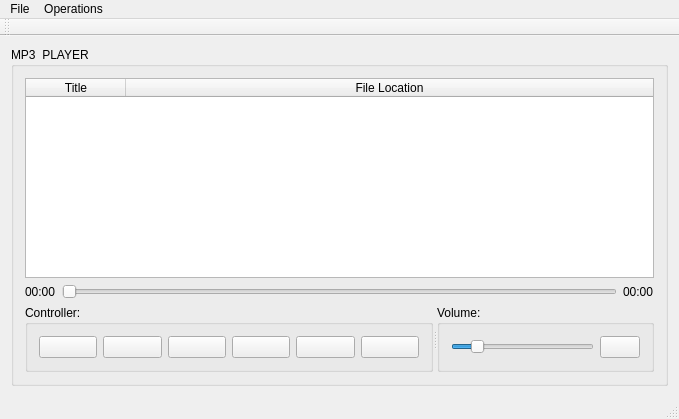
<?xml version="1.0" encoding="UTF-8"?>
<ui version="4.0">
 <class>MainWindow</class>
 <widget class="QMainWindow" name="MainWindow">
  <property name="windowModality">
   <enum>Qt::ApplicationModal</enum>
  </property>
  <property name="geometry">
   <rect>
    <x>0</x>
    <y>0</y>
    <width>679</width>
    <height>419</height>
   </rect>
  </property>
  <property name="windowTitle">
   <string>MP3 Player</string>
  </property>
  <property name="windowIcon">
   <iconset resource="resources.qrc">
    <normaloff>:/Icons/icons/Audio Wave-24.png</normaloff>:/Icons/icons/Audio Wave-24.png</iconset>
  </property>
  <widget class="QWidget" name="centralWidget">
   <layout class="QVBoxLayout" name="verticalLayout">
    <item>
     <widget class="QGroupBox" name="groupBox">
      <property name="title">
       <string>MP3  PLAYER</string>
      </property>
      <layout class="QVBoxLayout" name="verticalLayout_2">
       <item>
        <widget class="QTableWidget" name="TablePlayList">
         <property name="font">
          <font>
           <pointsize>8</pointsize>
          </font>
         </property>
         <property name="contextMenuPolicy">
          <enum>Qt::CustomContextMenu</enum>
         </property>
         <property name="sizeAdjustPolicy">
          <enum>QAbstractScrollArea::AdjustToContents</enum>
         </property>
         <property name="dragDropMode">
          <enum>QAbstractItemView::DragDrop</enum>
         </property>
         <property name="alternatingRowColors">
          <bool>true</bool>
         </property>
         <property name="selectionMode">
          <enum>QAbstractItemView::SingleSelection</enum>
         </property>
         <property name="selectionBehavior">
          <enum>QAbstractItemView::SelectRows</enum>
         </property>
         <property name="gridStyle">
          <enum>Qt::SolidLine</enum>
         </property>
         <property name="sortingEnabled">
          <bool>true</bool>
         </property>
         <property name="wordWrap">
          <bool>true</bool>
         </property>
         <property name="cornerButtonEnabled">
          <bool>false</bool>
         </property>
         <property name="rowCount">
          <number>0</number>
         </property>
         <property name="columnCount">
          <number>2</number>
         </property>
         <attribute name="horizontalHeaderStretchLastSection">
          <bool>true</bool>
         </attribute>
         <column>
          <property name="text">
           <string>Title</string>
          </property>
          <property name="font">
           <font>
            <pointsize>9</pointsize>
            <bold>false</bold>
           </font>
          </property>
         </column>
         <column>
          <property name="text">
           <string>File Location</string>
          </property>
          <property name="font">
           <font>
            <pointsize>9</pointsize>
           </font>
          </property>
         </column>
        </widget>
       </item>
       <item>
        <layout class="QHBoxLayout" name="horizontalLayout_3">
         <item>
          <widget class="QLabel" name="lblTimeElsp">
           <property name="text">
            <string>00:00</string>
           </property>
          </widget>
         </item>
         <item>
          <widget class="QSlider" name="SeekSlider">
           <property name="maximum">
            <number>100</number>
           </property>
           <property name="orientation">
            <enum>Qt::Horizontal</enum>
           </property>
          </widget>
         </item>
         <item>
          <widget class="QLabel" name="lblTimeRemaining">
           <property name="text">
            <string>00:00</string>
           </property>
          </widget>
         </item>
        </layout>
       </item>
       <item>
        <widget class="QSplitter" name="splitter">
         <property name="orientation">
          <enum>Qt::Horizontal</enum>
         </property>
         <widget class="QGroupBox" name="groupBox_3">
          <property name="title">
           <string>Controller:</string>
          </property>
          <layout class="QHBoxLayout" name="horizontalLayout_2">
           <item>
            <widget class="QPushButton" name="btnShuffel">
             <property name="text">
              <string/>
             </property>
             <property name="icon">
              <iconset resource="resources.qrc">
               <normaloff>:/Icons/icons/Shuffle-32.png</normaloff>:/Icons/icons/Shuffle-32.png</iconset>
             </property>
             <property name="iconSize">
              <size>
               <width>18</width>
               <height>18</height>
              </size>
             </property>
             <property name="checkable">
              <bool>true</bool>
             </property>
            </widget>
           </item>
           <item>
            <widget class="QPushButton" name="btnPrev">
             <property name="text">
              <string/>
             </property>
             <property name="icon">
              <iconset resource="resources.qrc">
               <normaloff>:/Icons/icons/Fast Backward-32.png</normaloff>:/Icons/icons/Fast Backward-32.png</iconset>
             </property>
             <property name="iconSize">
              <size>
               <width>18</width>
               <height>18</height>
              </size>
             </property>
            </widget>
           </item>
           <item>
            <widget class="QPushButton" name="btnPlay">
             <property name="text">
              <string/>
             </property>
             <property name="icon">
              <iconset resource="resources.qrc">
               <normaloff>:/Icons/icons/Play-32.png</normaloff>:/Icons/icons/Play-32.png</iconset>
             </property>
             <property name="iconSize">
              <size>
               <width>18</width>
               <height>18</height>
              </size>
             </property>
            </widget>
           </item>
           <item>
            <widget class="QPushButton" name="btnStop">
             <property name="text">
              <string/>
             </property>
             <property name="icon">
              <iconset resource="resources.qrc">
               <normaloff>:/Icons/icons/Stop-24.png</normaloff>:/Icons/icons/Stop-24.png</iconset>
             </property>
             <property name="iconSize">
              <size>
               <width>18</width>
               <height>18</height>
              </size>
             </property>
            </widget>
           </item>
           <item>
            <widget class="QPushButton" name="btnNext">
             <property name="text">
              <string/>
             </property>
             <property name="icon">
              <iconset resource="resources.qrc">
               <normaloff>:/Icons/icons/Fast Forward-32.png</normaloff>:/Icons/icons/Fast Forward-32.png</iconset>
             </property>
             <property name="iconSize">
              <size>
               <width>18</width>
               <height>18</height>
              </size>
             </property>
            </widget>
           </item>
           <item>
            <widget class="QPushButton" name="btnRepeat">
             <property name="text">
              <string/>
             </property>
             <property name="icon">
              <iconset resource="resources.qrc">
               <normaloff>:/Icons/icons/Repeat-32.png</normaloff>:/Icons/icons/Repeat-32.png</iconset>
             </property>
             <property name="iconSize">
              <size>
               <width>18</width>
               <height>18</height>
              </size>
             </property>
             <property name="checkable">
              <bool>true</bool>
             </property>
             <property name="checked">
              <bool>false</bool>
             </property>
            </widget>
           </item>
          </layout>
         </widget>
         <widget class="QGroupBox" name="groupBox_2">
          <property name="title">
           <string>Volume:</string>
          </property>
          <layout class="QHBoxLayout" name="horizontalLayout">
           <item>
            <widget class="QSlider" name="VolumeSlider">
             <property name="maximum">
              <number>100</number>
             </property>
             <property name="value">
              <number>15</number>
             </property>
             <property name="orientation">
              <enum>Qt::Horizontal</enum>
             </property>
            </widget>
           </item>
           <item>
            <widget class="QPushButton" name="btnMute">
             <property name="text">
              <string/>
             </property>
             <property name="icon">
              <iconset resource="resources.qrc">
               <normaloff>:/Icons/icons/Mute-32.png</normaloff>:/Icons/icons/Mute-32.png</iconset>
             </property>
             <property name="iconSize">
              <size>
               <width>16</width>
               <height>16</height>
              </size>
             </property>
             <property name="checkable">
              <bool>true</bool>
             </property>
             <property name="autoRepeat">
              <bool>false</bool>
             </property>
             <property name="flat">
              <bool>false</bool>
             </property>
            </widget>
           </item>
          </layout>
         </widget>
        </widget>
       </item>
      </layout>
     </widget>
    </item>
   </layout>
  </widget>
  <widget class="QToolBar" name="mainToolBar">
   <attribute name="toolBarArea">
    <enum>TopToolBarArea</enum>
   </attribute>
   <attribute name="toolBarBreak">
    <bool>false</bool>
   </attribute>
  </widget>
  <widget class="QStatusBar" name="statusBar"/>
  <widget class="QMenuBar" name="menuBar">
   <property name="geometry">
    <rect>
     <x>0</x>
     <y>0</y>
     <width>679</width>
     <height>21</height>
    </rect>
   </property>
   <widget class="QMenu" name="menuFile">
    <property name="title">
     <string>File</string>
    </property>
    <addaction name="actionAdd_dir"/>
    <addaction name="actionAdd_Files"/>
   </widget>
   <widget class="QMenu" name="menuOperations">
    <property name="title">
     <string>Operations</string>
    </property>
    <addaction name="actionOpen_operations_window"/>
   </widget>
   <addaction name="menuFile"/>
   <addaction name="menuOperations"/>
  </widget>
  <action name="actionAdd_dir">
   <property name="icon">
    <iconset resource="resources.qrc">
     <normaloff>:/Icons/icons/Plus Math-16.png</normaloff>:/Icons/icons/Plus Math-16.png</iconset>
   </property>
   <property name="text">
    <string>Add Directory with music</string>
   </property>
   <property name="toolTip">
    <string>You can choose dir with music</string>
   </property>
   <property name="shortcut">
    <string>Ctrl+A</string>
   </property>
  </action>
  <action name="actionAdd_Files">
   <property name="icon">
    <iconset resource="resources.qrc">
     <normaloff>:/Icons/icons/Add File.png</normaloff>
     <normalon>icons/add file.png</normalon>:/Icons/icons/Add File.png</iconset>
   </property>
   <property name="text">
    <string>Add Files</string>
   </property>
   <property name="shortcut">
    <string>Ctrl+F</string>
   </property>
  </action>
  <action name="actionOpen_operations_window">
   <property name="text">
    <string>Open operations window</string>
   </property>
   <property name="shortcut">
    <string>Ctrl+E</string>
   </property>
  </action>
 </widget>
 <layoutdefault spacing="6" margin="11"/>
 <resources>
  <include location="resources.qrc"/>
 </resources>
 <connections/>
</ui>
